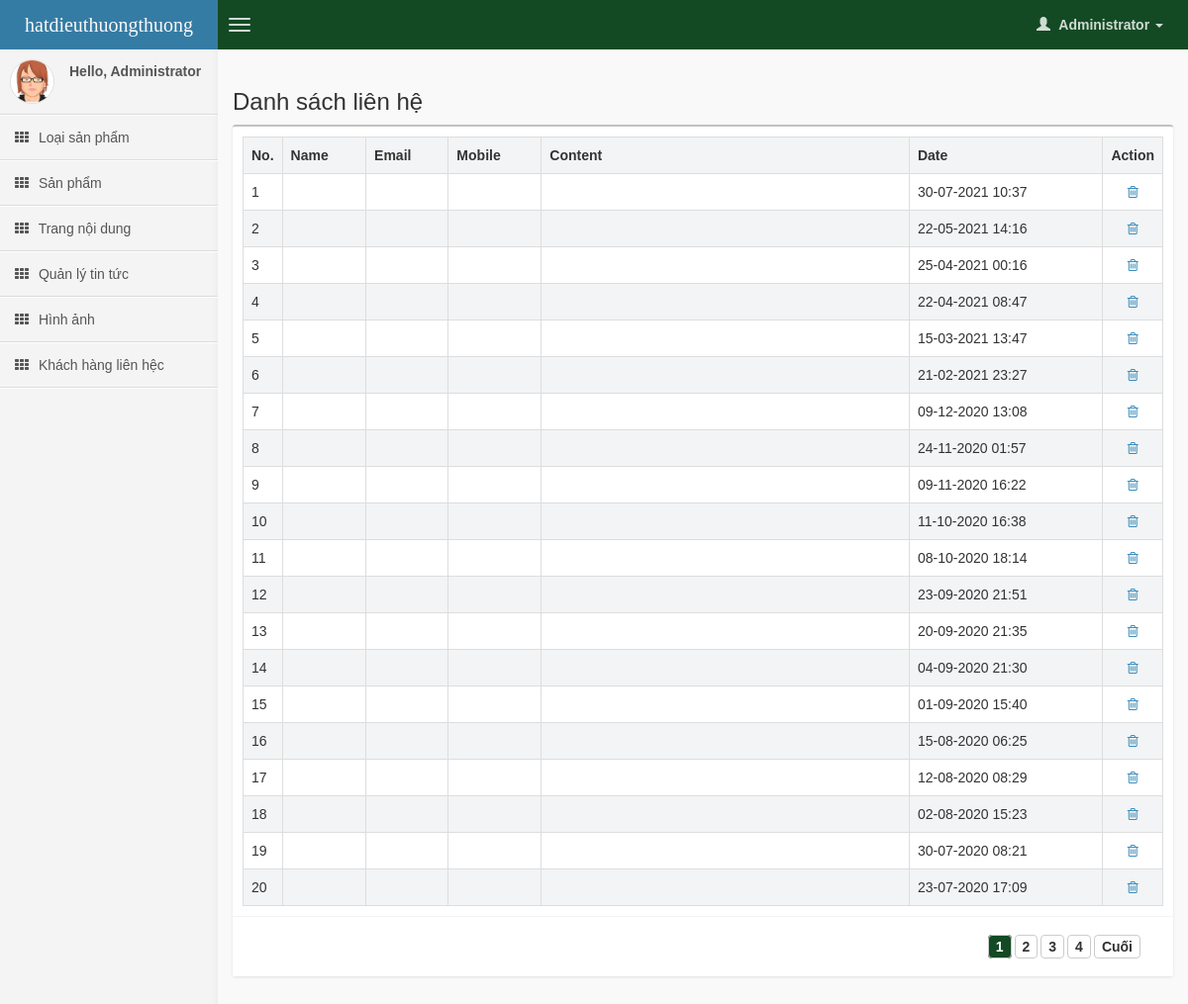
The page /backend/index.php?mod=contact&act=list (signed in) on the database its author committed.
### tables this page shows
CREATE TABLE `sendcontent` (
  `id` int(11) NOT NULL AUTO_INCREMENT,
  `name` varchar(255) DEFAULT NULL,
  `email` varchar(255) NOT NULL,
  `mobile` varchar(20) DEFAULT NULL,
  `address` varchar(255) NOT NULL,
  `content` text,
  `type` tinyint(4) NOT NULL,
  `creation_time` int(11) NOT NULL,
  `update_time` int(11) NOT NULL,
  `status` tinyint(1) NOT NULL,
  PRIMARY KEY (`id`)
);

### backend/view/contact/list.php (the view)
<?php
require_once "model/Backend.php";
$model = new Backend;
$link = "index.php?mod=feedback&act=list";
if (isset($_GET['status']) && $_GET['status'] > 0) {
    $lang_id = (int) $_GET['status'];
    $status.="&status=$status";
} else {
    $status = -1;
}
$listTotal = $model->getListContentByStatus(3,$status, -1, -1);
$total_record = mysql_num_rows($listTotal);
$total_page = ceil($total_record / LIMIT);
$page = isset($_GET['page']) ? (int) $_GET['page'] : 1;
$offset = LIMIT * ($page - 1);
$list = $model->getListContentByStatus(3,$status, $offset, LIMIT);
?>
<div class="row">
    <div class="col-md-12">
         <div class="box-header">
                <h3 class="box-title">Danh sách liên hệ</h3>
            </div>
        <div class="box">
            <div class="box-body">
                <table class="table table-bordered table-striped">
                    <tbody><tr>
                        <th style="width: 10px">No.</th>
                        <th>Name</th>
                        <th>Email</th>
                        <th>Mobile</th>
                        <th style="width:40%">Content</th>
                        <th>Date</th>
                        <th style="width: 1%">Action</th>
                    </tr>
                    <?php
                    $i = ($page-1) * LIMIT;;
                    while ($row = mysql_fetch_assoc($list)) {
                    $i++;
                    ?>
                    <tr>
                        <td><?php echo $i; ?></td>
                        <td><?php echo $row['name']; ?></td>
                        <td><?php echo $row['email']; ?></td>
                        <td><?php echo $row['mobile']; ?></td>
                        <td><?php echo $row['content']; ?></td>
                        <td><?php echo date('d-m-Y H:i',$row['creation_time']); ?></td>
                        <td style="white-space:nowrap;text-align:center">
                            <a href="javascript:;" alias="<?php echo $row['email']; ?>" id="<?php echo $row['id']; ?>" mod="sendcontent" class="link_delete" >
                                <i class="fa fa-fw fa-trash-o"></i>
                            </a>
                        </td>
                    </tr>
                    <?php } ?>
                </tbody></table>
            </div>
            <div class="box-footer clearfix">
                <?php echo $model->phantrang($page, PAGE_SHOW, $total_page, $link); ?>
            </div>
        </div>
    </div>
</div>

### rows shown on the page
sendcontent: creation_time "30-07-2021 10:37"
sendcontent: creation_time "22-05-2021 14:16"
sendcontent: creation_time "25-04-2021 00:16"
sendcontent: creation_time "22-04-2021 08:47"
sendcontent: creation_time "15-03-2021 13:47"
sendcontent: creation_time "21-02-2021 23:27"
sendcontent: creation_time "09-12-2020 13:08"
sendcontent: creation_time "24-11-2020 01:57"
sendcontent: creation_time "09-11-2020 16:22"
sendcontent: creation_time "11-10-2020 16:38"
sendcontent: creation_time "08-10-2020 18:14"
sendcontent: creation_time "23-09-2020 21:51"
sendcontent: creation_time "20-09-2020 21:35"
sendcontent: creation_time "04-09-2020 21:30"
sendcontent: creation_time "01-09-2020 15:40"
sendcontent: creation_time "15-08-2020 06:25"
sendcontent: creation_time "12-08-2020 08:29"
sendcontent: creation_time "02-08-2020 15:23"
sendcontent: creation_time "30-07-2020 08:21"
sendcontent: creation_time "23-07-2020 17:09"

### other values the page prints
$_SESSION['full_name'] "Administrator"
